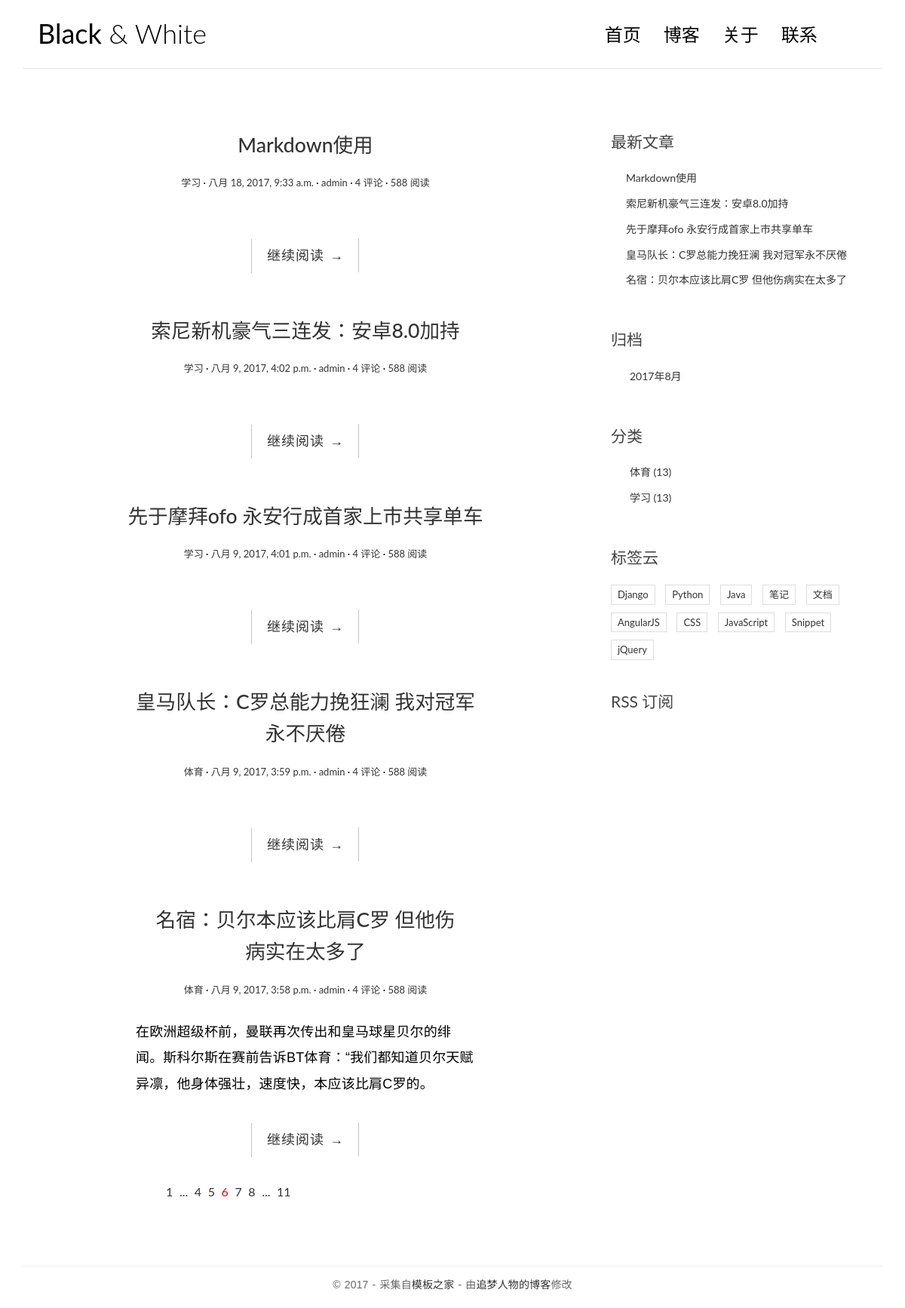
The app's page /, older data.
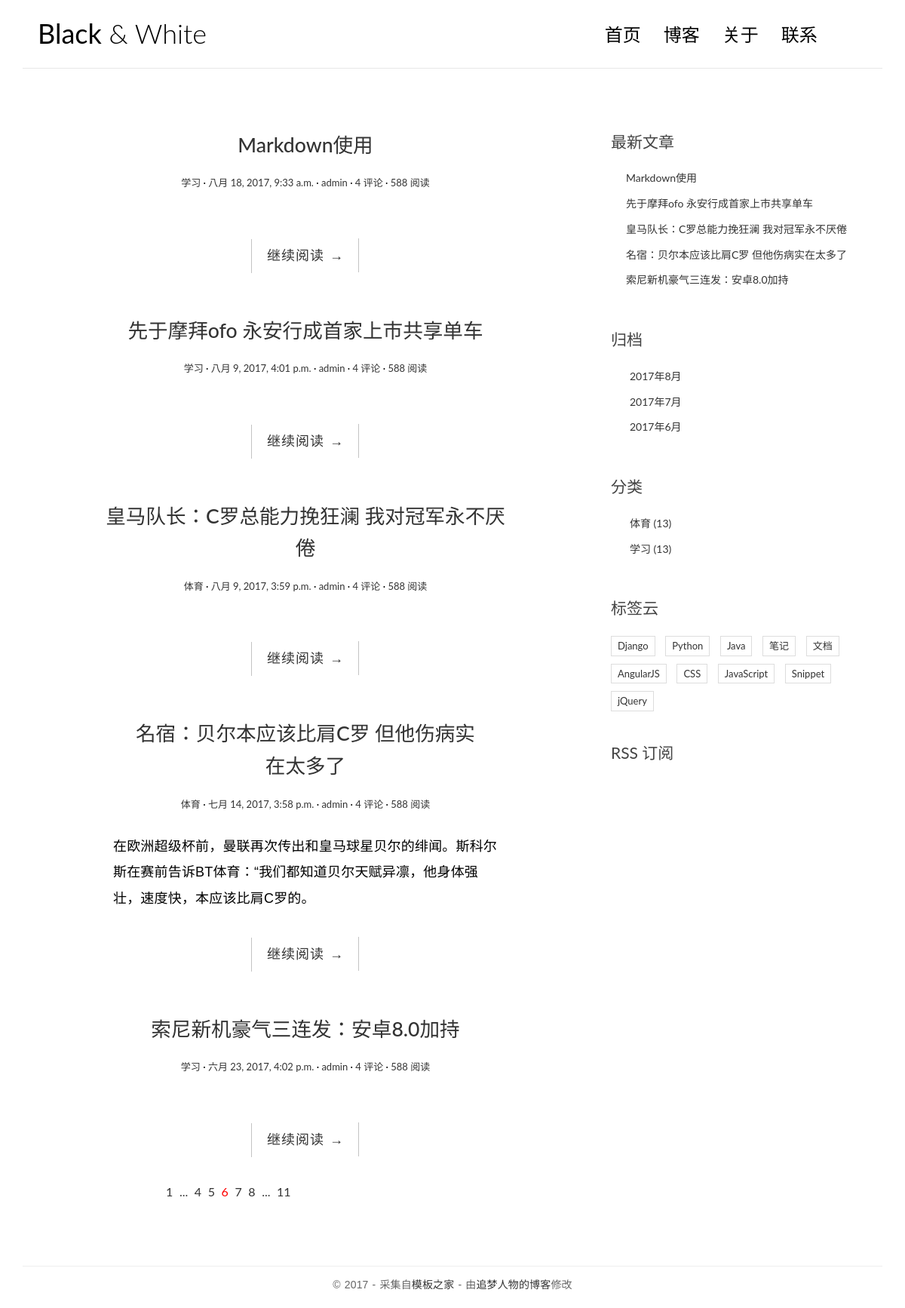
The same page, newer data.
### blog/models.py (models this page shows, shortened)
@python_2_unicode_compatible
class Post(models.Model):
    title = models.CharField(max_length=70)
    body = models.TextField()
    create_time = models.DateTimeField()
    modified_time = models.DateTimeField()
    excerpt = models.CharField(max_length=200,blank=True)
    category = models.ForeignKey(Category)
    tags = models.ManyToManyField(Tag,blank=True)
    author = models.ForeignKey(User)
    def get_absolute_url(self):
        return reverse('blog:detail',kwargs={'pk':self.pk})
    class Meta:
        ordering = ['-create_time','title']

@python_2_unicode_compatible
class Category(models.Model):
    name = models.CharField(max_length=100)
    def __str__(self): # __str__显示返回的内容
        return self.name

### blog/views.py (the view)
# urls.py: url(r'^$',views.index,name='index'),
def index(request):
    post_list = Post.objects.all()
    return render(request,'blog/index.html',context={'post_list':post_list})

### blog/templatetags/blog_tags.py (called while the page is built)
@register.simple_tag
def get_recent_post(num=6):
    return Post.objects.all()[:num]

@register.simple_tag
def archives():
    return Post.objects.dates('create_time','month',order='DESC')

@register.simple_tag()
def get_categories():
    return Category.objects.all()

### templates/blog/index.html
{% extends 'base.html' %}
{% block main %}
    {% for post in post_list %}
        <article class="post post-{{ post.pk }}">
        <header class="entry-header">
            <h1 class="entry-title">
                <a href="{{ post.get_absolute_url }}">{{ post.title }}</a>
            </h1>
            <div class="entry-meta">
                <span class="post-category"><a href="#">{{ post.category }}</a></span>
                <span class="post-date"><a href="#"><time class="entry-date"
                                                          datetime="{{ post.create_time }}">{{ post.create_time }}</time></a></span>
                <span class="post-author"><a href="#">{{ post.author }}</a></span>
                <span class="comments-link"><a href="#">4 评论</a></span>
                <span class="views-count"><a href="#">588 阅读</a></span>
            </div>
        </header>
        <div class="entry-content clearfix">
            <p>{{ post.excerpt }}</p>
            <div class="read-more cl-effect-14">
                <a href="{{ post.get_absolute_url }}" class="more-link">继续阅读 <span class="meta-nav">→</span></a>
            </div>
        </div>
    {% empty %}
        <div class="no-post">暂时还未发表文章！</div>
    {% endfor %}
    <div class="pagination">
        <ul>
            <li><a href="">1</a></li>
            <li><a href="">...</a></li>
            <li><a href="">4</a></li>
            <li><a href="">5</a></li>
            <li class="current"><a href="">6</a></li>
            <li><a href="">7</a></li>
            <li><a href="">8</a></li>
            <li><a href="">...</a></li>
            <li><a href="">11</a></li>
        </ul>
    </div>
    </article>
{% endblock main %}

### templates/base.html (shortened to what the changed rows need)
{% load staticfiles %}
{% load blog_tags %}
<!DOCTYPE html>
<html>
<head>
    <link rel="stylesheet" href={% static 'blog/css/bootstrap.min.css' %}>
    <link rel="stylesheet" href="http://code.ionicframework.com/ionicons/2.0.1/css/ionicons.min.css">
    <link rel="stylesheet" href={% static 'blog/css/pace.css' %}>
    <link rel="stylesheet" href={% static 'blog/css/custom.css' %}>
</head>
<body>
<div class="container">
    <header id="site-header">
        <div class="row">
            <div class="col-md-4 col-sm-5 col-xs-8">
                <div class="logo">
                    <h1><a href="{% url 'blog:index' %}"><b>Black</b> &amp; White</a></h1>
                </div>
            </div>
        </div>
    </header>
</div>
<div class="content-body">
    <div class="container">
        <div class="row">
            <main class="col-md-8">
                {% block main %}
                {% endblock main %}
            </main>
            <aside class="col-md-4">
                <div class="widget widget-recent-posts">
                    {% get_recent_post as recent_post_list %}
                    <ul>
                        {% for post in recent_post_list %}
                        <li>
                            <a href="{{ post.get_absolute_url }}">{{ post.title }}</a>
                        </li>
                        {% empty %}
                            暂无文章！
                        {% endfor %}
                    </ul>
                </div>
                <div class="widget widget-archives">
                    {% archives as date_list %}
                    <ul>
                        {% for date in date_list %}
                        <li>
                            <a href="{% url 'blog:archives' date.year date.month%}">
                                {{ date.year }}年{{ date.month }}月</a>
                        </li>
                        {% empty %}
                            暂无内容！
                        {% endfor %}
                    </ul>
                </div>
                <div class="widget widget-category">
                    {% get_categories as category_list %}
                    <ul>
                        {% for category in category_list %}
                        <li>
                            <a href="{% url 'blog:category'  category.pk %}">{{ category.name }} <span class="post-count">(13)</span></a>
                        </li>
                        {% empty %}
                            暂无内容！
                        {% endfor %}
                    </ul>
                </div>
            </aside>
        </div>
    </div>
</div>
</body>
</html>

Row changes from the older to the newer data that the page shows:
changed Post "名宿：贝尔本应该比肩C罗 但他伤病实在太多了": create_time "八月 9, 2017, 3:58 p.m." → "七月 14, 2017, 3:58 p.m."
changed Post "索尼新机豪气三连发：安卓8.0加持": create_time "八月 9, 2017, 4:02 p.m." → "六月 23, 2017, 4:02 p.m."; moves down the list
Text that changed along with them:
new list line: "2017 年 7 月"
new list line: "2017 年 6 月"
